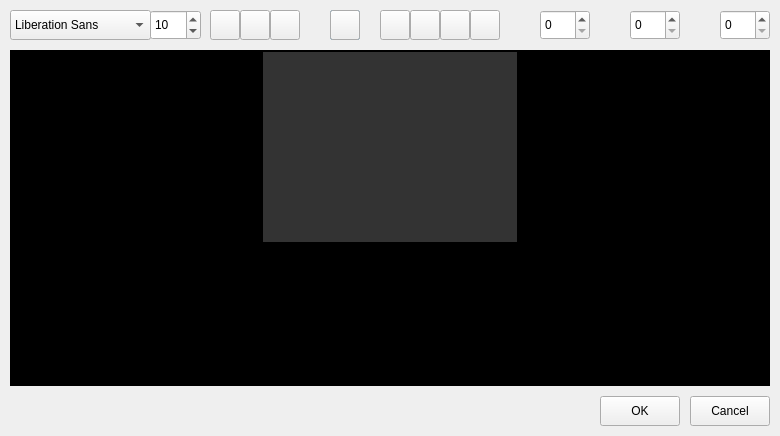
<?xml version="1.0" encoding="UTF-8"?>
<ui version="4.0">
 <class>TextEditor</class>
 <widget class="QDialog" name="TextEditor">
  <property name="geometry">
   <rect>
    <x>0</x>
    <y>0</y>
    <width>780</width>
    <height>436</height>
   </rect>
  </property>
  <property name="windowTitle">
   <string>Text Editor</string>
  </property>
  <layout class="QVBoxLayout" name="verticalLayout">
   <property name="spacing">
    <number>10</number>
   </property>
   <property name="leftMargin">
    <number>10</number>
   </property>
   <property name="topMargin">
    <number>10</number>
   </property>
   <property name="rightMargin">
    <number>10</number>
   </property>
   <property name="bottomMargin">
    <number>10</number>
   </property>
   <item>
    <widget class="QFrame" name="attr">
     <property name="minimumSize">
      <size>
       <width>760</width>
       <height>30</height>
      </size>
     </property>
     <widget class="QPushButton" name="textBgColor">
      <property name="geometry">
       <rect>
        <x>320</x>
        <y>0</y>
        <width>30</width>
        <height>30</height>
       </rect>
      </property>
      <property name="toolTip">
       <string>Text background color</string>
      </property>
      <property name="icon">
       <iconset>
        <normaloff>image/icon/color_text_background_64.png</normaloff>image/icon/color_text_background_64.png</iconset>
      </property>
     </widget>
     <widget class="QPushButton" name="right">
      <property name="geometry">
       <rect>
        <x>430</x>
        <y>0</y>
        <width>30</width>
        <height>30</height>
       </rect>
      </property>
      <property name="toolTip">
       <string>Align right</string>
      </property>
      <property name="icon">
       <iconset>
        <normaloff>image/icon/text_right_64.png</normaloff>image/icon/text_right_64.png</iconset>
      </property>
      <property name="checkable">
       <bool>true</bool>
      </property>
     </widget>
     <widget class="QFontComboBox" name="family">
      <property name="geometry">
       <rect>
        <x>0</x>
        <y>0</y>
        <width>141</width>
        <height>30</height>
       </rect>
      </property>
      <property name="editable">
       <bool>false</bool>
      </property>
     </widget>
     <widget class="QPushButton" name="justify">
      <property name="geometry">
       <rect>
        <x>460</x>
        <y>0</y>
        <width>30</width>
        <height>30</height>
       </rect>
      </property>
      <property name="toolTip">
       <string>Align justify</string>
      </property>
      <property name="icon">
       <iconset>
        <normaloff>image/icon/text_justify_64.png</normaloff>image/icon/text_justify_64.png</iconset>
      </property>
      <property name="checkable">
       <bool>true</bool>
      </property>
     </widget>
     <widget class="QPushButton" name="textColor">
      <property name="geometry">
       <rect>
        <x>320</x>
        <y>0</y>
        <width>30</width>
        <height>30</height>
       </rect>
      </property>
      <property name="toolTip">
       <string>Text color</string>
      </property>
      <property name="icon">
       <iconset>
        <normaloff>image/icon/color_text_64.png</normaloff>image/icon/color_text_64.png</iconset>
      </property>
     </widget>
     <widget class="QPushButton" name="center">
      <property name="geometry">
       <rect>
        <x>400</x>
        <y>0</y>
        <width>30</width>
        <height>30</height>
       </rect>
      </property>
      <property name="toolTip">
       <string>Align center</string>
      </property>
      <property name="icon">
       <iconset>
        <normaloff>image/icon/text_center_64.png</normaloff>image/icon/text_center_64.png</iconset>
      </property>
      <property name="checkable">
       <bool>true</bool>
      </property>
     </widget>
     <widget class="QPushButton" name="italic">
      <property name="geometry">
       <rect>
        <x>230</x>
        <y>0</y>
        <width>30</width>
        <height>30</height>
       </rect>
      </property>
      <property name="toolTip">
       <string>Italic</string>
      </property>
      <property name="icon">
       <iconset>
        <normaloff>image/icon/text_italic_64.png</normaloff>image/icon/text_italic_64.png</iconset>
      </property>
      <property name="checkable">
       <bool>true</bool>
      </property>
     </widget>
     <widget class="QPushButton" name="bold">
      <property name="geometry">
       <rect>
        <x>200</x>
        <y>0</y>
        <width>30</width>
        <height>30</height>
       </rect>
      </property>
      <property name="toolTip">
       <string>Bold</string>
      </property>
      <property name="icon">
       <iconset>
        <normaloff>image/icon/text_bold_64.png</normaloff>image/icon/text_bold_64.png</iconset>
      </property>
      <property name="checkable">
       <bool>true</bool>
      </property>
     </widget>
     <widget class="QPushButton" name="left">
      <property name="geometry">
       <rect>
        <x>370</x>
        <y>0</y>
        <width>30</width>
        <height>30</height>
       </rect>
      </property>
      <property name="toolTip">
       <string>Align left</string>
      </property>
      <property name="icon">
       <iconset>
        <normaloff>image/icon/text_left_64.png</normaloff>image/icon/text_left_64.png</iconset>
      </property>
      <property name="checkable">
       <bool>true</bool>
      </property>
     </widget>
     <widget class="QPushButton" name="underLine">
      <property name="geometry">
       <rect>
        <x>260</x>
        <y>0</y>
        <width>30</width>
        <height>30</height>
       </rect>
      </property>
      <property name="toolTip">
       <string>Underline</string>
      </property>
      <property name="icon">
       <iconset>
        <normaloff>image/icon/text_underline_64.png</normaloff>image/icon/text_underline_64.png</iconset>
      </property>
      <property name="checkable">
       <bool>true</bool>
      </property>
     </widget>
     <widget class="QDoubleSpinBox" name="letterSpace">
      <property name="geometry">
       <rect>
        <x>530</x>
        <y>0</y>
        <width>50</width>
        <height>30</height>
       </rect>
      </property>
      <property name="toolTip">
       <string>Letter space</string>
      </property>
      <property name="decimals">
       <number>0</number>
      </property>
      <property name="maximum">
       <double>512.000000000000000</double>
      </property>
     </widget>
     <widget class="QDoubleSpinBox" name="lineSpace">
      <property name="geometry">
       <rect>
        <x>620</x>
        <y>0</y>
        <width>50</width>
        <height>30</height>
       </rect>
      </property>
      <property name="toolTip">
       <string>Line space</string>
      </property>
      <property name="decimals">
       <number>0</number>
      </property>
      <property name="maximum">
       <double>512.000000000000000</double>
      </property>
     </widget>
     <widget class="QDoubleSpinBox" name="paragraphSpace">
      <property name="geometry">
       <rect>
        <x>710</x>
        <y>0</y>
        <width>50</width>
        <height>30</height>
       </rect>
      </property>
      <property name="toolTip">
       <string>Paragraph space</string>
      </property>
      <property name="decimals">
       <number>0</number>
      </property>
      <property name="maximum">
       <double>512.000000000000000</double>
      </property>
     </widget>
     <widget class="QPushButton" name="letterSpaceIcon">
      <property name="geometry">
       <rect>
        <x>500</x>
        <y>0</y>
        <width>30</width>
        <height>30</height>
       </rect>
      </property>
      <property name="icon">
       <iconset>
        <normaloff>image/icon/text_letter_space_64.png</normaloff>image/icon/text_letter_space_64.png</iconset>
      </property>
      <property name="flat">
       <bool>true</bool>
      </property>
     </widget>
     <widget class="QPushButton" name="lineSpaceIcon">
      <property name="geometry">
       <rect>
        <x>590</x>
        <y>0</y>
        <width>30</width>
        <height>30</height>
       </rect>
      </property>
      <property name="icon">
       <iconset>
        <normaloff>image/icon/text_line_space_64.png</normaloff>image/icon/text_line_space_64.png</iconset>
      </property>
      <property name="flat">
       <bool>true</bool>
      </property>
     </widget>
     <widget class="QPushButton" name="paragraphSpaceIcon">
      <property name="geometry">
       <rect>
        <x>680</x>
        <y>0</y>
        <width>30</width>
        <height>30</height>
       </rect>
      </property>
      <property name="icon">
       <iconset>
        <normaloff>image/icon/text_paragraph_space_64.png</normaloff>image/icon/text_paragraph_space_64.png</iconset>
      </property>
      <property name="flat">
       <bool>true</bool>
      </property>
     </widget>
     <widget class="QSpinBox" name="point">
      <property name="geometry">
       <rect>
        <x>140</x>
        <y>0</y>
        <width>51</width>
        <height>30</height>
       </rect>
      </property>
      <property name="toolTip">
       <string>Font size</string>
      </property>
      <property name="maximum">
       <number>512</number>
      </property>
      <property name="value">
       <number>10</number>
      </property>
     </widget>
    </widget>
   </item>
   <item>
    <widget class="QScrollArea" name="textScroll">
     <property name="palette">
      <palette>
       <active>
        <colorrole role="Base">
         <brush brushstyle="SolidPattern">
          <color alpha="255">
           <red>51</red>
           <green>51</green>
           <blue>51</blue>
          </color>
         </brush>
        </colorrole>
        <colorrole role="Window">
         <brush brushstyle="SolidPattern">
          <color alpha="255">
           <red>0</red>
           <green>0</green>
           <blue>0</blue>
          </color>
         </brush>
        </colorrole>
       </active>
       <inactive>
        <colorrole role="Base">
         <brush brushstyle="SolidPattern">
          <color alpha="255">
           <red>51</red>
           <green>51</green>
           <blue>51</blue>
          </color>
         </brush>
        </colorrole>
        <colorrole role="Window">
         <brush brushstyle="SolidPattern">
          <color alpha="255">
           <red>0</red>
           <green>0</green>
           <blue>0</blue>
          </color>
         </brush>
        </colorrole>
       </inactive>
       <disabled>
        <colorrole role="Base">
         <brush brushstyle="SolidPattern">
          <color alpha="255">
           <red>0</red>
           <green>0</green>
           <blue>0</blue>
          </color>
         </brush>
        </colorrole>
        <colorrole role="Window">
         <brush brushstyle="SolidPattern">
          <color alpha="255">
           <red>0</red>
           <green>0</green>
           <blue>0</blue>
          </color>
         </brush>
        </colorrole>
       </disabled>
      </palette>
     </property>
     <property name="frameShadow">
      <enum>QFrame::Plain</enum>
     </property>
     <property name="alignment">
      <set>Qt::AlignHCenter|Qt::AlignTop</set>
     </property>
     <widget class="RichEditor" name="text">
      <property name="geometry">
       <rect>
        <x>251</x>
        <y>0</y>
        <width>256</width>
        <height>192</height>
       </rect>
      </property>
     </widget>
    </widget>
   </item>
   <item>
    <layout class="QHBoxLayout" name="horizontalLayout">
     <property name="spacing">
      <number>10</number>
     </property>
     <item>
      <spacer name="horizontalSpacer">
       <property name="orientation">
        <enum>Qt::Horizontal</enum>
       </property>
       <property name="sizeHint" stdset="0">
        <size>
         <width>40</width>
         <height>20</height>
        </size>
       </property>
      </spacer>
     </item>
     <item>
      <widget class="QPushButton" name="ok">
       <property name="minimumSize">
        <size>
         <width>0</width>
         <height>30</height>
        </size>
       </property>
       <property name="text">
        <string>OK</string>
       </property>
      </widget>
     </item>
     <item>
      <widget class="QPushButton" name="cancel">
       <property name="minimumSize">
        <size>
         <width>0</width>
         <height>30</height>
        </size>
       </property>
       <property name="text">
        <string>Cancel</string>
       </property>
      </widget>
     </item>
    </layout>
   </item>
  </layout>
 </widget>
 <customwidgets>
  <customwidget>
   <class>RichEditor</class>
   <extends>QTextEdit</extends>
   <header>RichEditor.h</header>
   <container>1</container>
  </customwidget>
 </customwidgets>
 <resources/>
 <connections/>
</ui>
